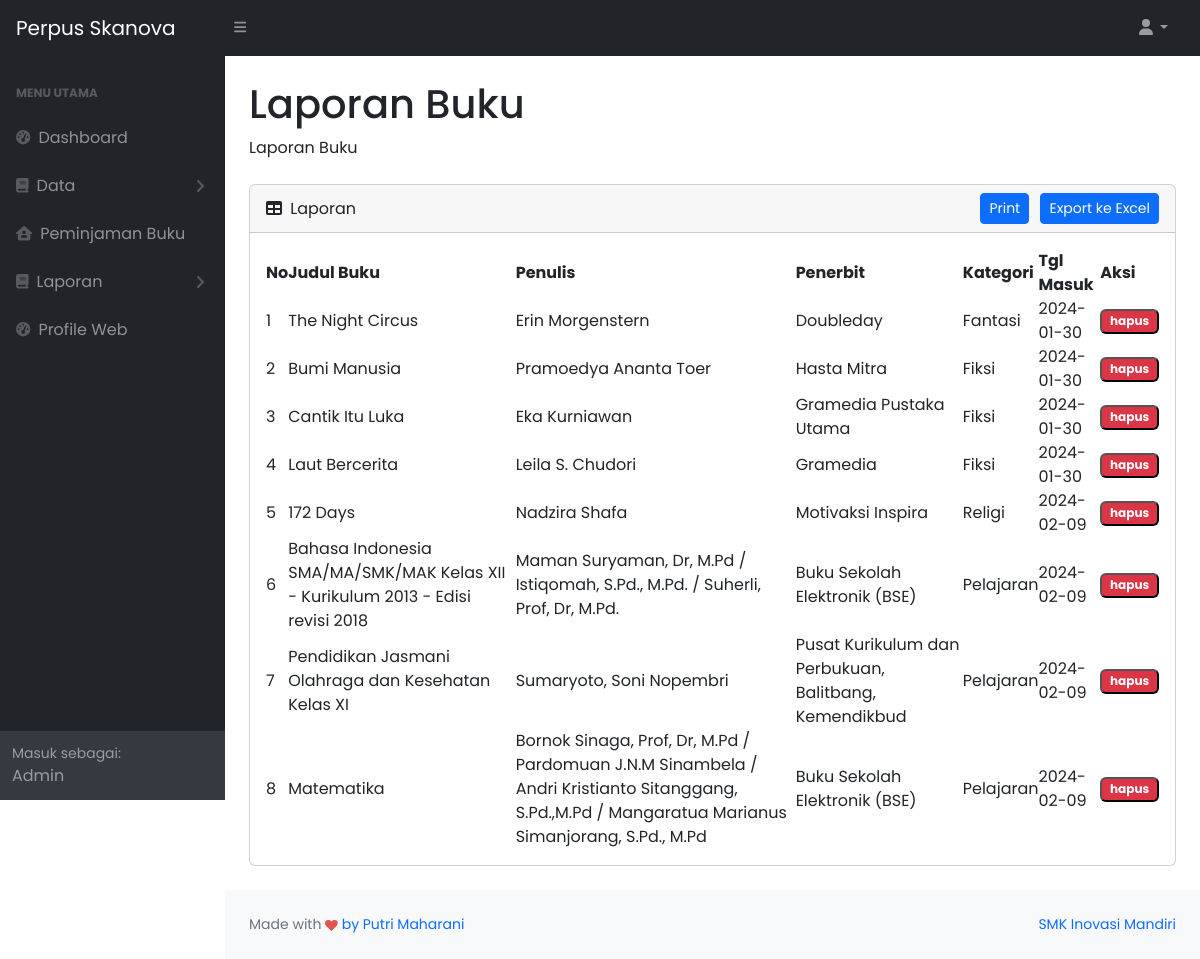
/admin/laporan-buku.php (signed in), run on the app's committed database.
### tables this page shows
CREATE TABLE `buku` (
  `id_buku` int(11) NOT NULL,
  `judul` varchar(255) NOT NULL,
  `foto` varchar(255) NOT NULL,
  `penulis` varchar(255) NOT NULL,
  `penerbit` varchar(255) NOT NULL,
  `sinopsis` text NOT NULL,
  `tahun_terbit` int(11) NOT NULL,
  `kategori` varchar(255) NOT NULL,
  `jumlah_halaman` int(11) NOT NULL,
  `tgl_masuk` date NOT NULL,
  `jml_buku` int(11) NOT NULL
);

### admin/laporan-buku.php (the view, shortened to what this page needs)
<?php
include 'layout/header.php';
?>
<body class="sb-nav-fixed">
    <?php
    include 'layout/sidebar.php';
    ?>
    <div id="layoutSidenav_content">
        <main>
            <div class="container-fluid px-4">
                <h1 class="mt-4">Laporan Buku</h1>
                <ol class="breadcrumb mb-4">
                    <li class="breadcrumb-item">Laporan Buku</li>
                </ol>
                <div class="card mb-4">
                    <div class="card-header" style="display: flex; justify-content: space-between; align-items: center;">
                        <div>
                            <i class="fas fa-table me-1"></i>
                            Laporan
                        </div>
                        <div>
                            <a href="print-buku" class="btn btn-sm btn-primary" style="margin-left: 7px;">Print</a>
                            <form action="excel-buku" method="post" style="display: inline;">
                                <button type="submit" class="btn btn-primary btn-sm" name="export" style="margin-left: 7px;">Export ke Excel</button>
                            </form>
                        </div>
                    </div>
                    <div class="card-body">
                        <table id="datatablesSimple">
                            <thead>
                                <tr>
                                    <th>No</th>
                                    <th>Judul Buku</th>
                                    <th>Penulis</th>
                                    <th>Penerbit</th>
                                    <th>Kategori</th>
                                    <th>Tgl Masuk</th>
                                    <th>Aksi</th>
                                </tr>
                            </thead>
                            <tbody>
                                <?php
                                $no = 1;
                                $tampil = mysqli_query($koneksi, "SELECT * FROM buku");
                                while ($loop = mysqli_fetch_array($tampil)) :
                                    ?>
                                    <tr>
                                        <td><?= $no++ ?></td>
                                        <td><?= $loop['judul'] ?></td>
                                        <td><?= $loop['penulis'] ?></td>
                                        <td><?= $loop['penerbit'] ?></td>
                                        <td><?= $loop['kategori'] ?></td>
                                        <td><?= $loop['tgl_masuk'] ?></td>
                                        <td>
                                            <button type="submit" name="hapus" class="badge text-bg-danger btn-sm" data-bs-toggle="modal" data-bs-target="#hapusPetugas<?= $no ?>">hapus</button>
                                    </td>
                                </tr>
                            <?php endwhile; ?>
                        </tbody>
                    </table>
                </div>
            </div>
        </div>
    </main>
    <?php
    include 'layout/footer.php';
    ?>

### data on the page
buku: judul "The Night Circus", penulis "Erin Morgenstern", penerbit "Doubleday", kategori "Fantasi", tgl_masuk "2024-01-30"
buku: judul "Bumi Manusia", penulis "Pramoedya Ananta Toer", penerbit "Hasta Mitra", kategori "Fiksi", tgl_masuk "2024-01-30"
buku: judul "Cantik Itu Luka", penulis "Eka Kurniawan", penerbit "Gramedia Pustaka Utama", kategori "Fiksi", tgl_masuk "2024-01-30"
buku: judul "Laut Bercerita", penulis "Leila S. Chudori", penerbit "Gramedia", kategori "Fiksi", tgl_masuk "2024-01-30"
buku: judul "172 Days", penulis "Nadzira Shafa", penerbit "Motivaksi Inspira", kategori "Religi", tgl_masuk "2024-02-09"
buku: judul "Bahasa Indonesia SMA/MA/SMK/MAK Kelas XII - Kurikulum 2013 - Edisi revisi 2018", penulis "Maman Suryaman, Dr, M.Pd / Istiqomah, S.Pd., M.Pd. / Suherli, Prof, Dr, M.Pd.", penerbit "Buku Sekolah Elektronik (BSE)", kategori "Pelajaran", tgl_masuk "2024-02-09"
buku: judul "Pendidikan Jasmani Olahraga dan Kesehatan Kelas XI", penulis "Sumaryoto, Soni Nopembri", penerbit "Pusat Kurikulum dan Perbukuan, Balitbang, Kemendikbud", kategori "Pelajaran", tgl_masuk "2024-02-09"
buku: judul "Matematika", penulis "Bornok Sinaga, Prof, Dr, M.Pd / Pardomuan J.N.M Sinambela / Andri Kristianto Sitanggang, S.Pd.,M.Pd / Mangaratua Marianus Simanjorang, S.Pd., M.Pd", penerbit "Buku Sekolah Elektronik (BSE)", kategori "Pelajaran", tgl_masuk "2024-02-09"

### other printed values
$_SESSION['role'] "Admin"
